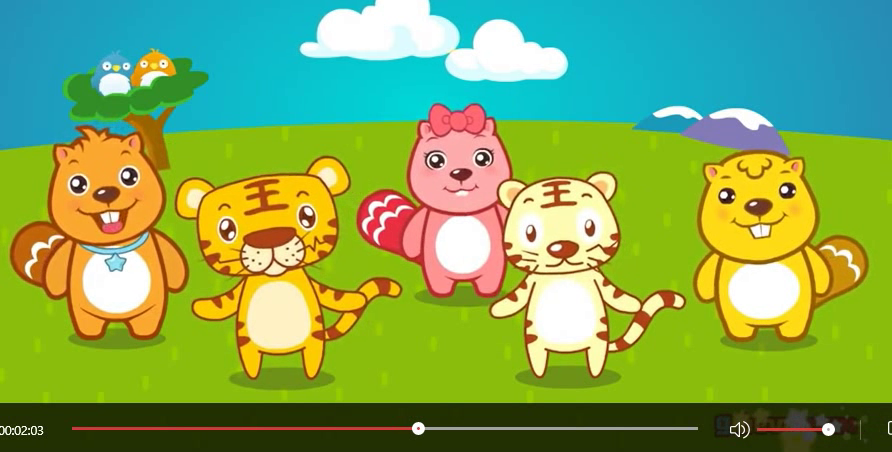
#> input picture frame 15 of opencv/img/twotiger.avi, 892 x 452 px, given in place of vtest.avi, which was not available
$ python '46_背景消除.py'   (Python 2 division)   (older library calls are emulated)
#> lines starting #> are read from the running program, lines starting #| are printed output that depends on the picture; after the words box and inside, x2 and y2 are one past the last pixel; in counts of white or black regions, pixels touching at a corner belong together; pictures that were not available may be replaced by others from this repository, and a replacement may not be noted
#encoding:utf-8
import cv2 as cv

capture = cv.VideoCapture("../img/vtest.avi")
print capture.isOpened()

ok,frame = capture.read()
#> frame is the input picture: shape (452, 892, 3); mean B, G, R 87.8, 166.1, 127.6

# 初始化BS模型
mog2 =cv.createBackgroundSubtractorMOG2(detectShadows=True)

# 结构元素
kernel = cv.getStructuringElement(cv.MORPH_RECT, (3, 3))

while ok:
    # 对图像进行背景消除
    mask = mog2.apply(frame)
#> mask: shape (452, 892); every value is 127

    mask = cv.morphologyEx(mask, cv.MORPH_OPEN, kernel)

    _, contours, _ = cv.findContours(mask,cv.RETR_EXTERNAL,cv.CHAIN_APPROX_SIMPLE)
#> contours = [[[0, 0], [0, 451], [891, 451], [891, 0]]]

    for i,c in enumerate(contours):
        area = cv.contourArea(c)
        if area > 500:
            cv.drawContours(frame,contours,i,(0,0,255),2)
            x,y,w,h = cv.boundingRect(c)
            cv.rectangle(frame,(x,y),(x+w,y+h),(255,255,0),2)
#> this loop made 1 pass
#> (c, area, x, y, w, h) on pass 1: ([[0, 0], [0, 451], [891, 451], [891, 0]], 401841, 0, 0, 892, 452)
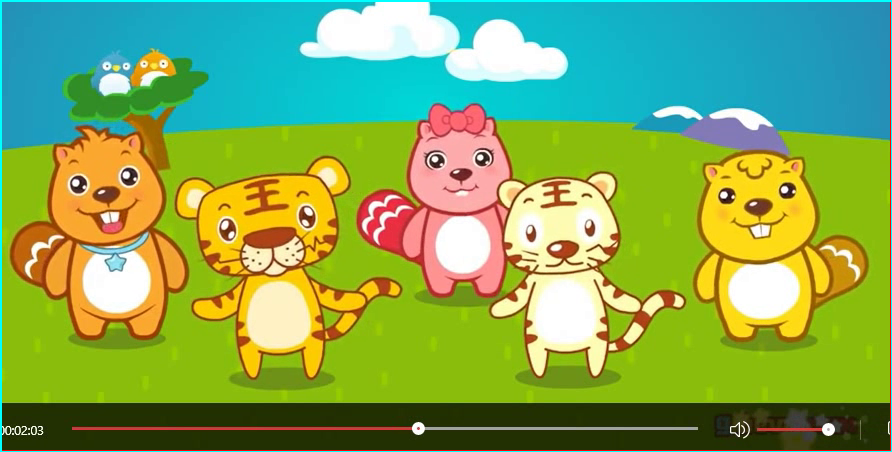
#> frame: shape (452, 892, 3); 1.33% of pixels changed, all inside (x1, y1, x2, y2) = (0, 0, 892, 452)

    print "========================"
    cv.imshow("mask",mask)
    cv.imshow("frame",frame)
    cv.waitKey(10)

    ok, frame = capture.read()
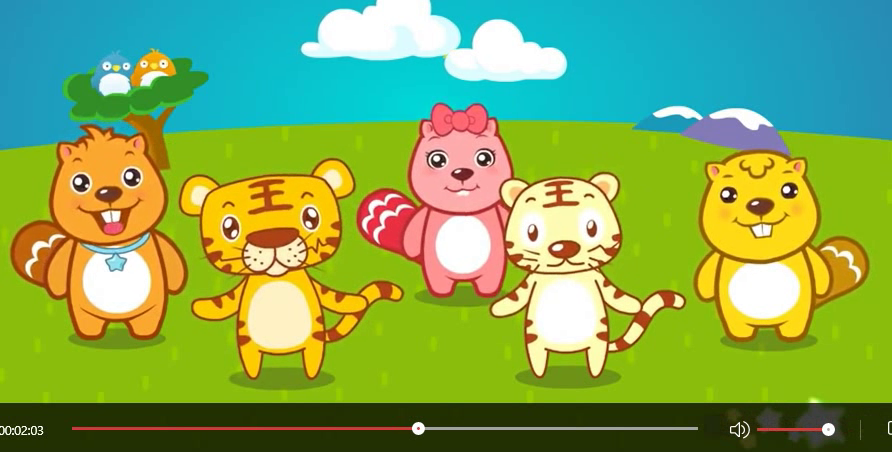
#> input picture frame 16 of opencv/img/twotiger.avi, 892 x 452 px, given in place of vtest.avi, which was not available
#> frame is the input picture: shape (452, 892, 3); mean B, G, R 88, 166.1, 127.7

cv.waitKey()
